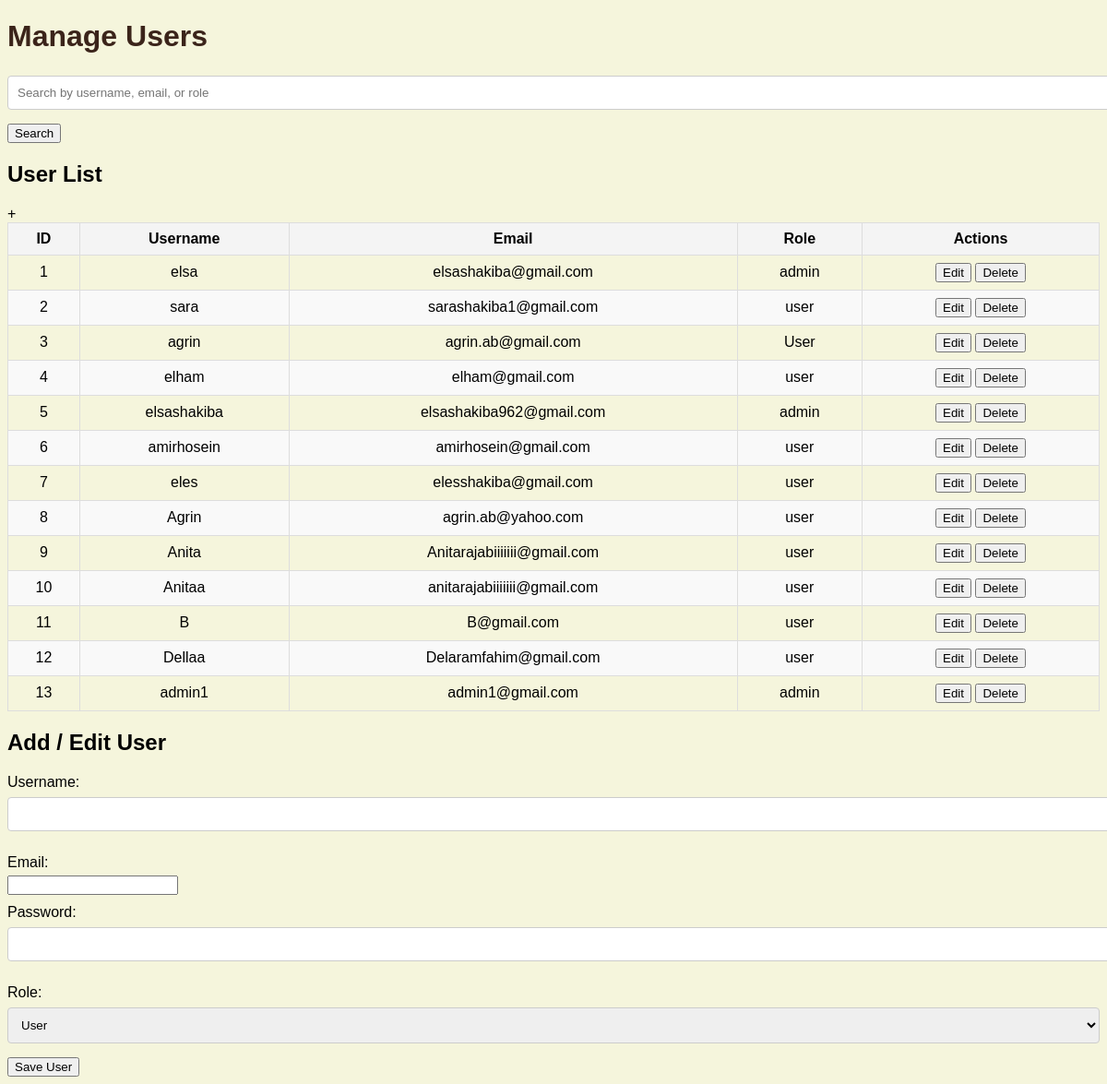
Before: /manage_users with the older database file.
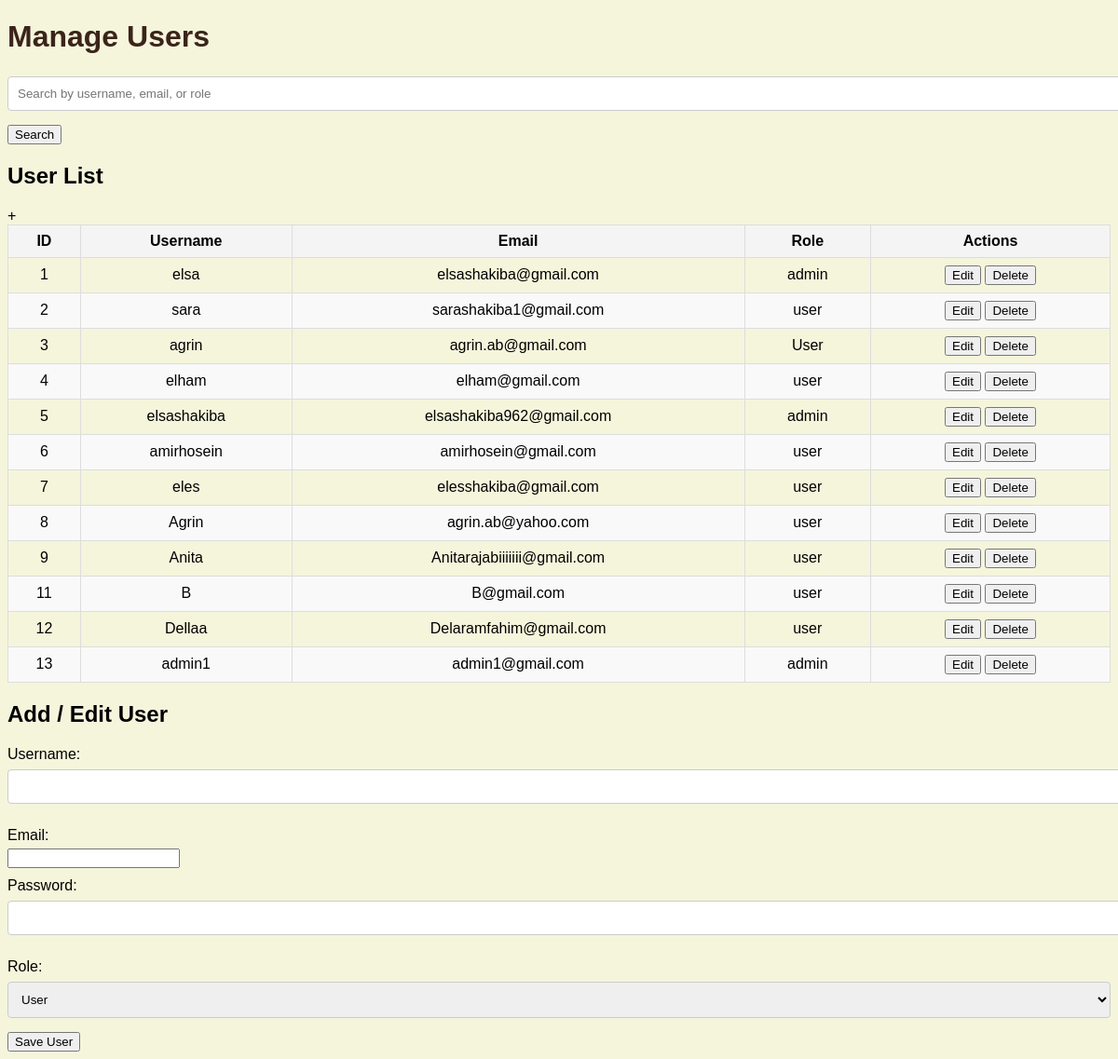
After: the same page with the newer database file.
### tables this page shows
CREATE TABLE users (id INTEGER PRIMARY KEY AUTOINCREMENT, email TEXT UNIQUE NOT NULL, password TEXT NOT NULL, role TEXT NOT NULL, username TEXT);

### app.py (the view, shortened to what this page needs)
@app.route('/manage_users', methods=['GET', 'POST'])
def manage_users():
    conn = get_db()
    cursor = conn.cursor()
    search_query = request.args.get('search', '')  # دریافت کوئری جستجو
    if search_query:
        cursor.execute('''
            SELECT * FROM users
            WHERE username LIKE ? OR email LIKE ? OR role LIKE ?
        ''', (f'%{search_query}%', f'%{search_query}%', f'%{search_query}%'))
    else:
        cursor.execute('SELECT * FROM users')
    users = cursor.fetchall()
    return render_template('manage_users.html', users=users, search_query=search_query)

### app.py (called while the page is built)
def get_db():
    conn = sqlite3.connect(db)
    conn.row_factory = sqlite3.Row  # برای دسترسی به داده‌ها به صورت دیکشنری
    return conn

### templates/manage_users.html (shortened to what this page needs)
<!DOCTYPE html>
<html lang="en">
<head>
    <link rel="stylesheet" href="{{ url_for('static', filename='styles.css') }}">
</head>
<body>
    <h1>Manage Users</h1>
    <div class="search-bar">
        <form method="GET" action="/manage_users">
            <input type="text" name="search" placeholder="Search by username, email, or role" value="{{ search_query }}">
            <button type="submit">Search</button>
        </form>
    </div>
    <div class="user-list">
        <h2>User List</h2>
        <table>
            <thead>
                <tr>
                    <th>ID</th>
                    <th>Username</th>
                    <th>Email</th>
                    <th>Role</th>
                    <th>Actions</th>
                </tr>+
            </thead>
            <tbody>
                {% for user in users %}
                <tr>
                    <td>{{ user['id'] }}</td>
                    <td>{{ user['username'] }}</td>
                    <td>{{ user['email'] }}</td>
                    <td>{{ user['role'] }}</td>
                    <td>
                        <button onclick="editUser('{{ user['id'] }}', '{{ user['username'] }}', '{{ user['email'] }}', '{{ user['role'] }}')">Edit</button>
                        <button onclick="deleteUser('{{ user['id'] }}')">Delete</button>
                    </td>
                </tr>
                {% endfor %}
            </tbody>
        </table>
    </div>
    <div class="user-actions">
        <h2>Add / Edit User</h2>
        <form method="POST" action="/manage_users">
            <label for="username">Username:</label>
            <input type="text" name="username" id="username" required>
            <label for="email">Email:</label>
            <input type="email" name="email" id="email" required>
            <label for="password">Password:</label>
            <input type="password" name="password" id="password" required>
            <label for="role">Role:</label>
            <select name="role" id="role">
                <option value="User">User</option>
            </select>
            <button type="submit">Save User</button>
        </form>
    </div>
</body>
</html>

Changed rows visible on the page:
removed users: id "10", username "Anitaa", email "anitarajabiiiiiii@gmail.com", role "user"
